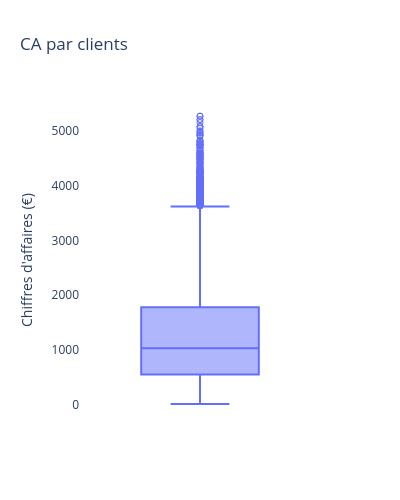
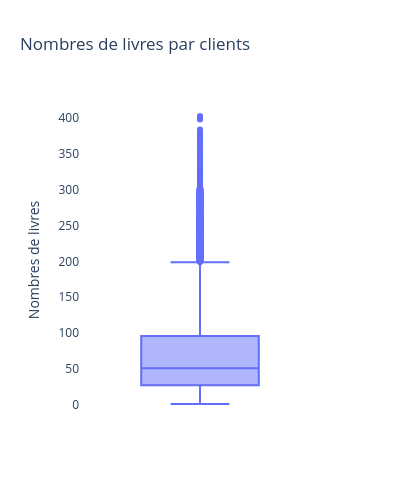

Notebook source saved alongside these figures, in order:
### Code cell
# visualise le distribution de chiffres d'affaires et les nombres de livres achetes - sans Top 4
mask = df_CA_client["CA"] < 50000
df_CA_client_red = df_CA_client[mask] 
# boxplot pour le CA
fig = px.box(
    df_CA_client_red,
    y="CA",
    points="suspectedoutliers",
    title="CA par clients",
    width=400, height=500
)
fig.update_layout(
    yaxis_title="Chiffres d'affaires (€)",
    plot_bgcolor="white"
)
fig.show()
print()
# boxplot pour nombre de livres achéte
fig = px.box(
    df_CA_client_red,
    y="nr_livre",
    points="suspectedoutliers",
    title="Nombres de livres par clients",
    width=400, height=500
)
fig.update_layout(
    yaxis_title="Nombres de livres",
    plot_bgcolor="white"
)
fig.show()
print()

### Figure 1 — Plotly figure (JSON) as saved in the notebook; plotly's stock layout.template omitted (floating-point values rounded to 4 significant figures; data arrays with more than 128 entries replaced by an {"elided": "..."} marker saying what was removed)
{"data": [{"alignmentgroup": "True", "boxpoints": "suspectedoutliers", "hovertemplate": "CA=%{y}<extra></extra>", "legendgroup": "", "marker": {"color": "#636efa"}, "name": "", "notched": false, "offsetgroup": "", "orientation": "v", "showlegend": false, "type": "box", "x0": " ", "xaxis": "x", "y": {"elided": "8596 float values"}, "y0": " ", "yaxis": "y"}], "layout": {"boxmode": "group", "height": 500, "legend": {"tracegroupgap": 0}, "plot_bgcolor": "white", "title": {"text": "CA par clients"}, "width": 400, "xaxis": {"anchor": "y", "autorange": true, "domain": [0, 1], "range": [-0.5, 0.5], "type": "category"}, "yaxis": {"anchor": "x", "autorange": true, "domain": [0, 1], "range": [-286.5, 5570.0], "title": {"text": "Chiffres d'affaires (€)"}, "type": "linear"}}}

### Figure 2 — Plotly figure (JSON) as saved in the notebook; plotly's stock layout.template omitted (floating-point values rounded to 4 significant figures; data arrays with more than 128 entries replaced by an {"elided": "..."} marker saying what was removed)
{"data": [{"alignmentgroup": "True", "boxpoints": "suspectedoutliers", "hovertemplate": "nr_livre=%{y}<extra></extra>", "legendgroup": "", "marker": {"color": "#636efa"}, "name": "", "notched": false, "offsetgroup": "", "orientation": "v", "showlegend": false, "type": "box", "x0": " ", "xaxis": "x", "y": {"elided": "8596 int values"}, "y0": " ", "yaxis": "y"}], "layout": {"boxmode": "group", "height": 500, "legend": {"tracegroupgap": 0}, "plot_bgcolor": "white", "title": {"text": "Nombres de livres par clients"}, "width": 400, "xaxis": {"anchor": "y", "autorange": true, "domain": [0, 1], "range": [-0.5, 0.5], "type": "category"}, "yaxis": {"anchor": "x", "autorange": true, "domain": [0, 1], "range": [-21.33, 425.3], "title": {"text": "Nombres de livres"}, "type": "linear"}}}
